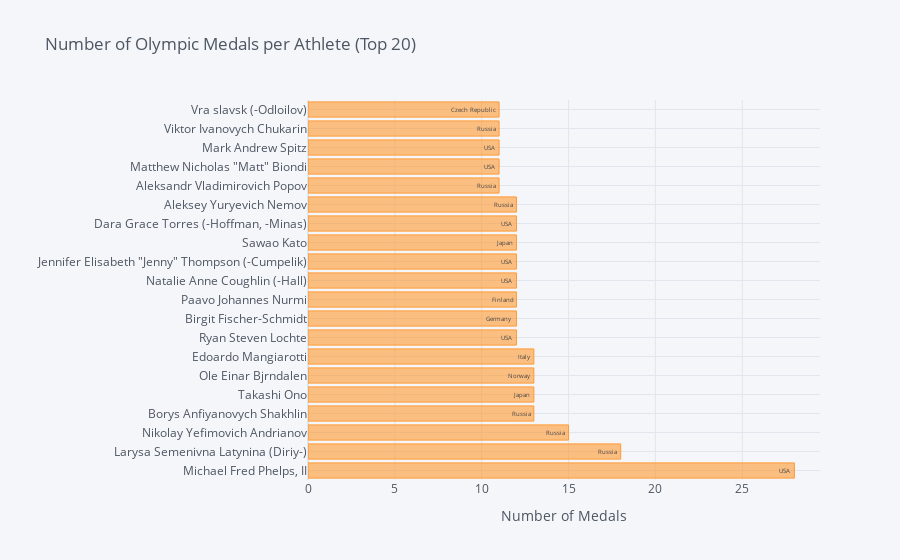

Source (notebook cell):
### Code cell
medals_per_athlete = pd.DataFrame(medals.groupby('Name').count().sort_values('Medal',ascending=False).head(20)['Medal'])
medals_per_athlete.merge(olympics[['Name','region']].drop_duplicates('Name'),on='Name').iplot(kind='barh',title='Number of Olympic Medals per Athlete (Top 20)',y='Medal',x='Name',xTitle='Number of Medals',text='region')

### Figure 1 — Plotly figure (JSON) as saved in the notebook; plotly's stock layout.template omitted (floating-point values rounded to 4 significant figures)
{"data": [{"marker": {"color": "rgba(255, 153, 51, 0.6)", "line": {"color": "rgba(255, 153, 51, 1.0)", "width": 1}}, "name": "Medal", "orientation": "h", "text": ["USA", "Russia", "Russia", "Russia", "Japan", "Norway", "Italy", "USA", "Germany", "Finland", "USA", "USA", "Japan", "USA", "Russia", "Russia", "USA", "USA", "Russia", "Czech Republic"], "type": "bar", "x": [28, 18, 15, 13, 13, 13, 13, 12, 12, 12, 12, 12, 12, 12, 12, 11, 11, 11, 11, 11], "y": ["Michael Fred Phelps, II", "Larysa Semenivna Latynina (Diriy-)", "Nikolay Yefimovich Andrianov", "Borys Anfiyanovych Shakhlin", "Takashi Ono", "Ole Einar Bjrndalen", "Edoardo Mangiarotti", "Ryan Steven Lochte", "Birgit Fischer-Schmidt", "Paavo Johannes Nurmi", "Natalie Anne Coughlin (-Hall)", "Jennifer Elisabeth \"Jenny\" Thompson (-Cumpelik)", "Sawao Kato", "Dara Grace Torres (-Hoffman, -Minas)", "Aleksey Yuryevich Nemov", "Aleksandr Vladimirovich Popov", "Matthew Nicholas \"Matt\" Biondi", "Mark Andrew Spitz", "Viktor Ivanovych Chukarin", "Vra slavsk (-Odloilov)"]}], "layout": {"legend": {"bgcolor": "#F5F6F9", "font": {"color": "#4D5663"}}, "paper_bgcolor": "#F5F6F9", "plot_bgcolor": "#F5F6F9", "title": {"font": {"color": "#4D5663"}, "text": "Number of Olympic Medals per Athlete (Top 20)"}, "xaxis": {"gridcolor": "#E1E5ED", "showgrid": true, "tickfont": {"color": "#4D5663"}, "title": {"font": {"color": "#4D5663"}, "text": "Number of Medals"}, "zerolinecolor": "#E1E5ED"}, "yaxis": {"gridcolor": "#E1E5ED", "showgrid": true, "tickfont": {"color": "#4D5663"}, "title": {"font": {"color": "#4D5663"}, "text": ""}, "zerolinecolor": "#E1E5ED"}}}
